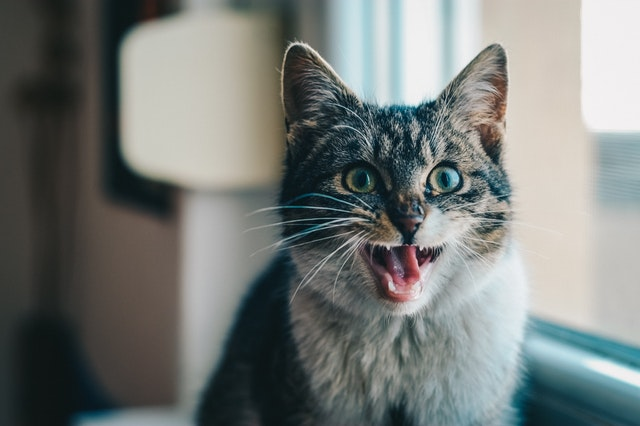
#> input picture augmentation/test.jpg, 640 x 426 px
$ python random_flipping.py
#> lines starting #> are read from the running program, lines starting #| are printed output that depends on the picture
import numpy as np
import cv2

def random_flipping(img, p=0.5):
    if np.random.uniform() > p:
        return cv2.flip(img, 1)
    else:
        return img

if __name__ == "__main__":
    img = cv2.imread('test.jpg')
#> img is the input picture: shape (426, 640, 3); mean B, G, R 121.1, 123.8, 119
    flipped = random_flipping(np.copy(img), 0.0)
#> in random_flipping, `return cv2.flip(img, 1)`:
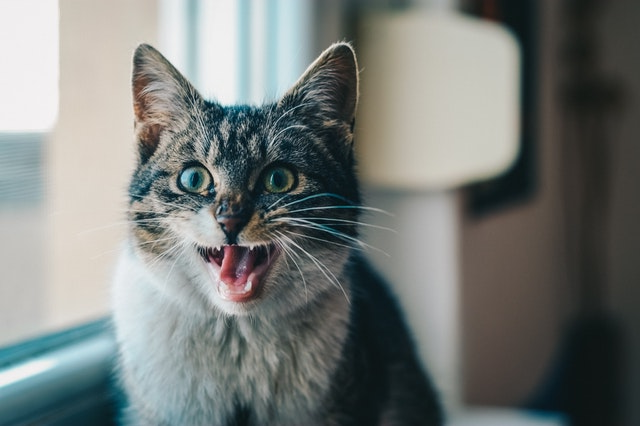
#> returned value: shape (426, 640, 3); mean of channels 0, 1, 2 121.1, 123.8, 119; drawn as B, G, R
    h, w = img.shape[:2]
#> h = 426; w = 640
    margin = 2
    block1 = np.zeros((h + margin * 2, w + margin * 2, 3), dtype=np.uint8)
    block1[margin:margin + h, margin:margin + w, :] = img
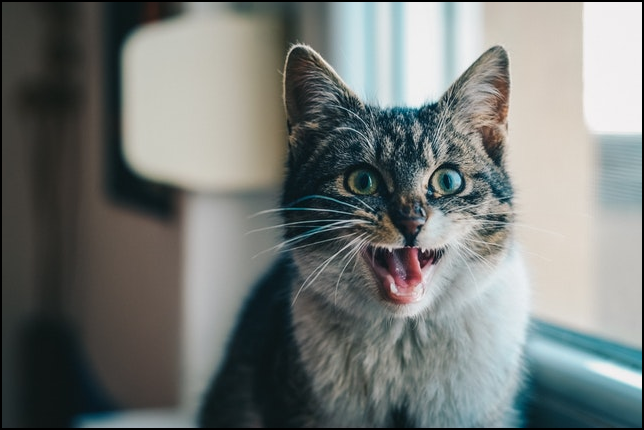
#> block1: shape (430, 644, 3); mean B, G, R 119.2, 121.9, 117.1
    block2 = np.zeros((h + margin * 2, w + margin * 2, 3), dtype=np.uint8)
    block2[margin:margin + h, margin:margin + w, :] = flipped
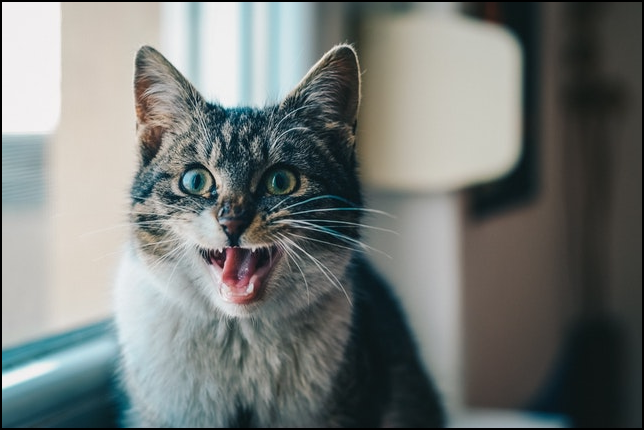
#> block2: shape (430, 644, 3); mean B, G, R 119.2, 121.9, 117.1

    result = np.concatenate((block1, block2), 1)
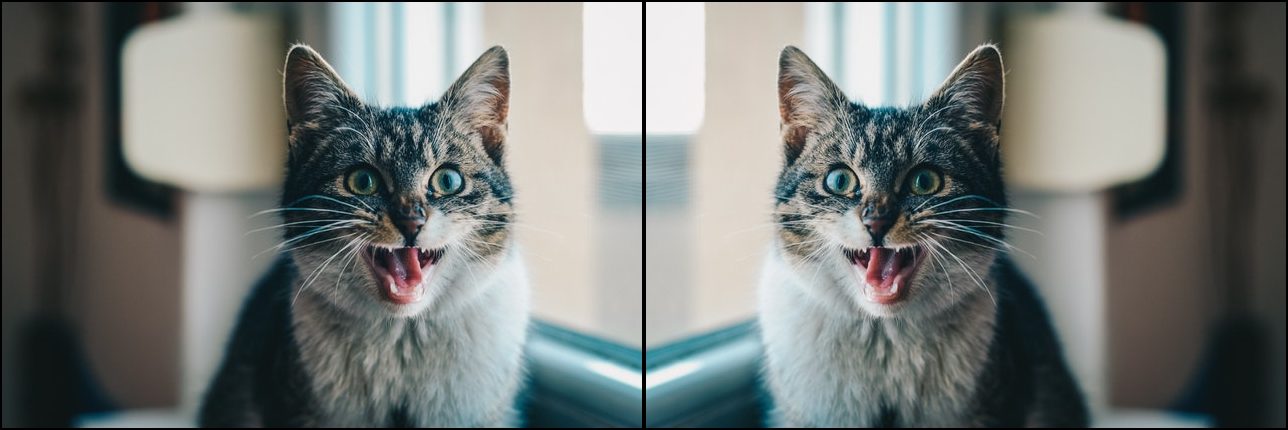
#> result: shape (430, 1288, 3); mean B, G, R 119.2, 121.9, 117.1
    cv2.imwrite('results/random_flipping.jpg', result)
